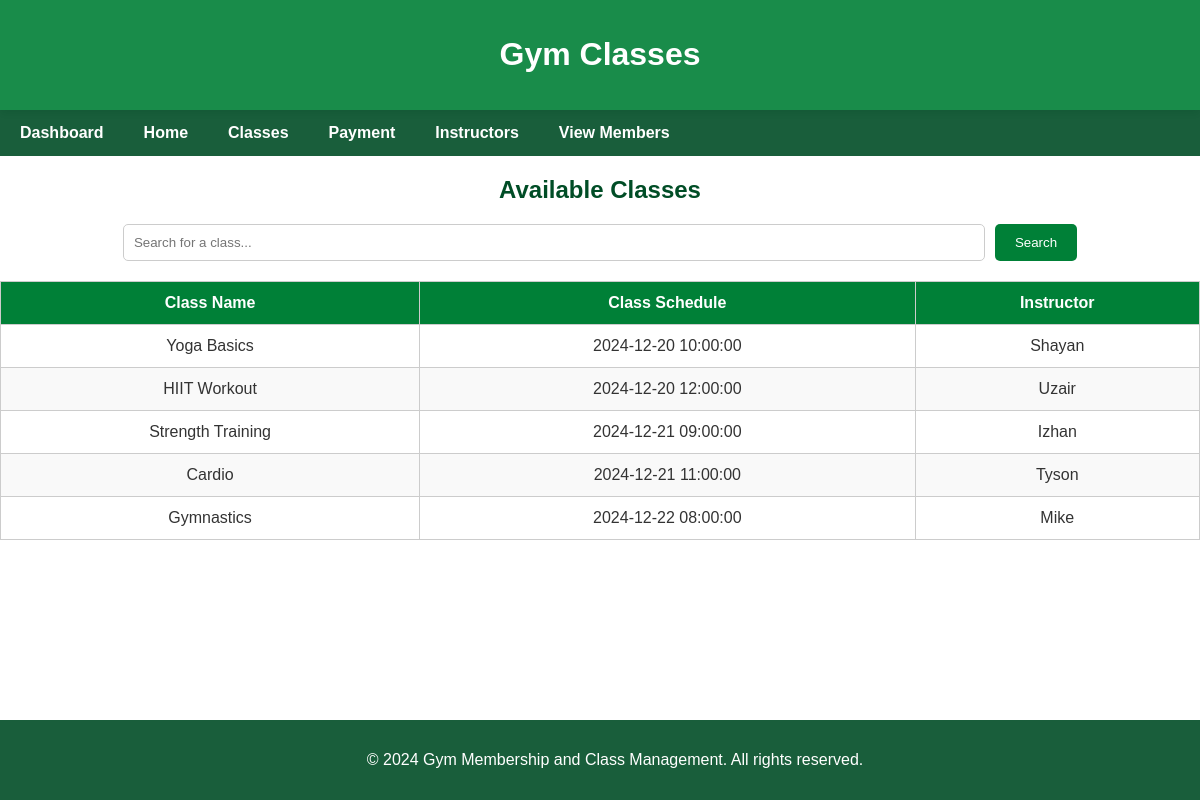
The app's page /gym_classes.php with its own data.
### tables this page shows
CREATE TABLE `class` (
  `ClassID` int(11) NOT NULL,
  `cl_name` varchar(100) NOT NULL,
  `cl_schedul` datetime NOT NULL,
  `PaymentID` int(11) DEFAULT NULL,
  `instructor_name` varchar(255) DEFAULT NULL
);

### gym_classes.php (the view, shortened to what this page needs)
<?php
$conn = new mysqli("localhost", "root", "", "gym_membership");
$query = "SELECT * FROM class";
$stmt = $conn->prepare($query);
$stmt->execute();
$result = $stmt->get_result();
?>
<!DOCTYPE html>
<html lang="en">
<head>
</head>
<body>
    <header>
        <h1>Gym Classes</h1>
    </header>
    <nav>
        <a href="dashboard.php">Dashboard</a>
        <a href="index.php">Home</a>
        <a href="gym_classes.php">Classes</a>
        <a href="monthly_fee.php">Payment</a>
        <a href="instructors.php" class="active">Instructors</a>
        <a href="member.php">View Members</a>
    </nav>
    <div class="dashboard">
        <h2>Available Classes</h2>
        <form action="gym_classes.php" method="POST" class="search-bar">
            <input type="text" name="classFilter" placeholder="Search for a class..." value="<?php echo isset($_POST['classFilter']) ? $_POST['classFilter'] : ''; ?>">
            <button type="submit">Search</button>
        </form>
        <table id="classesTable">
            <thead>
                <tr>
                    <th>Class Name</th>
                    <th>Class Schedule</th>
                    <th>Instructor</th>
                </tr>
            </thead>
            <tbody>
                <?php
                if ($result->num_rows > 0) {
                    while ($row = $result->fetch_assoc()) {
                        echo "<tr>
                            <td>{$row['cl_name']}</td>
                            <td>{$row['cl_schedul']}</td>
                            <td>{$row['instructor_name']}</td>
                        </tr>";
                    }
                } else {
                    echo "<tr><td colspan='3'>No classes found</td></tr>";
                }
                ?>
            </tbody>
        </table>
    </div>
    <footer>
        <p>&copy; 2024 Gym Membership and Class Management. All rights reserved.</p>
    </footer>
</body>
</html>

### gym_classes.php (style rules this page uses)
body { font-family: Arial, sans-serif; margin: 0; padding: 0; background: url('gym.jpeg') no-repeat center center fixed; background-size: cover; color: #333333; }
header { background-color: rgba(0, 128, 55, 0.9); color: #ffffff; padding: 15px 20px; text-align: center; box-shadow: 0 4px 8px rgba(0, 0, 0, 0.2); }
nav { background-color: rgba(0, 77, 38, 0.9); overflow: hidden; }
nav a { float: left; display: block; color: #ffffff; text-align: center; padding: 14px 20px; text-decoration: none; font-weight: bold; }
h2 { text-align: center; color: #004d26; margin-bottom: 20px; }
.search-bar { margin-bottom: 20px; display: flex; justify-content: center; }
.search-bar input { width: 70%; padding: 10px; border: 1px solid #cccccc; border-radius: 5px; margin-right: 10px; }
.search-bar button { padding: 10px 20px; background-color: #008037; color: #ffffff; border: none; border-radius: 5px; cursor: pointer; }
table { width: 100%; border-collapse: collapse; margin-top: 20px; }
table, th, td { border: 1px solid #cccccc; }
th, td { padding: 12px; text-align: center; }
th { background-color: #008037; color: white; }
tr:nth-child(even) { background-color: #f9f9f9; }
footer { text-align: center; padding: 15px; background-color: rgba(0, 77, 38, 0.9); color: #ffffff; position: fixed; bottom: 0; width: 100%; }

### records on screen
class: cl_name "Yoga Basics", cl_schedul "2024-12-20 10:00:00", instructor_name "Shayan"
class: cl_name "HIIT Workout", cl_schedul "2024-12-20 12:00:00", instructor_name "Uzair"
class: cl_name "Strength Training", cl_schedul "2024-12-21 09:00:00", instructor_name "Izhan"
class: cl_name "Cardio", cl_schedul "2024-12-21 11:00:00", instructor_name "Tyson"
class: cl_name "Gymnastics", cl_schedul "2024-12-22 08:00:00", instructor_name "Mike"
